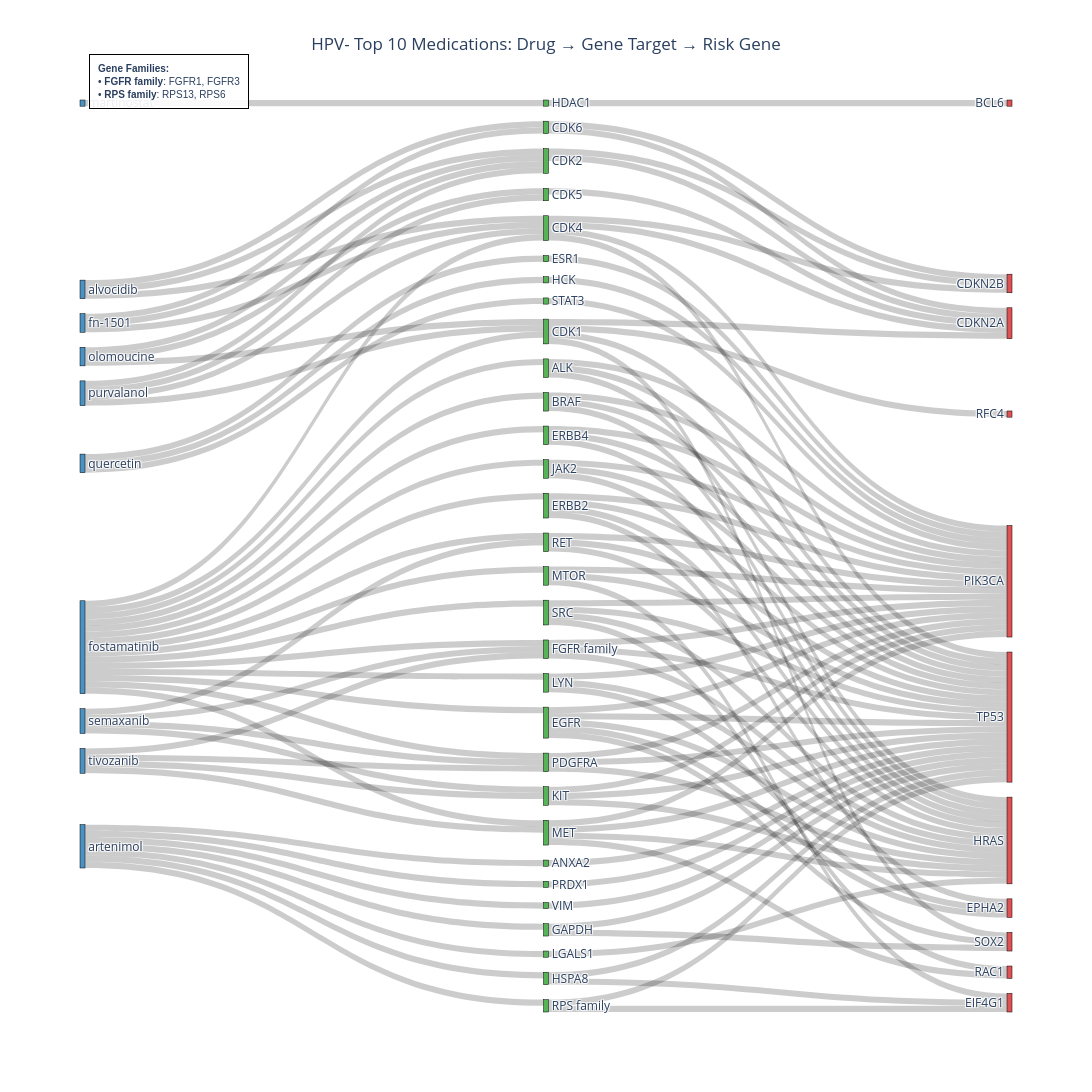
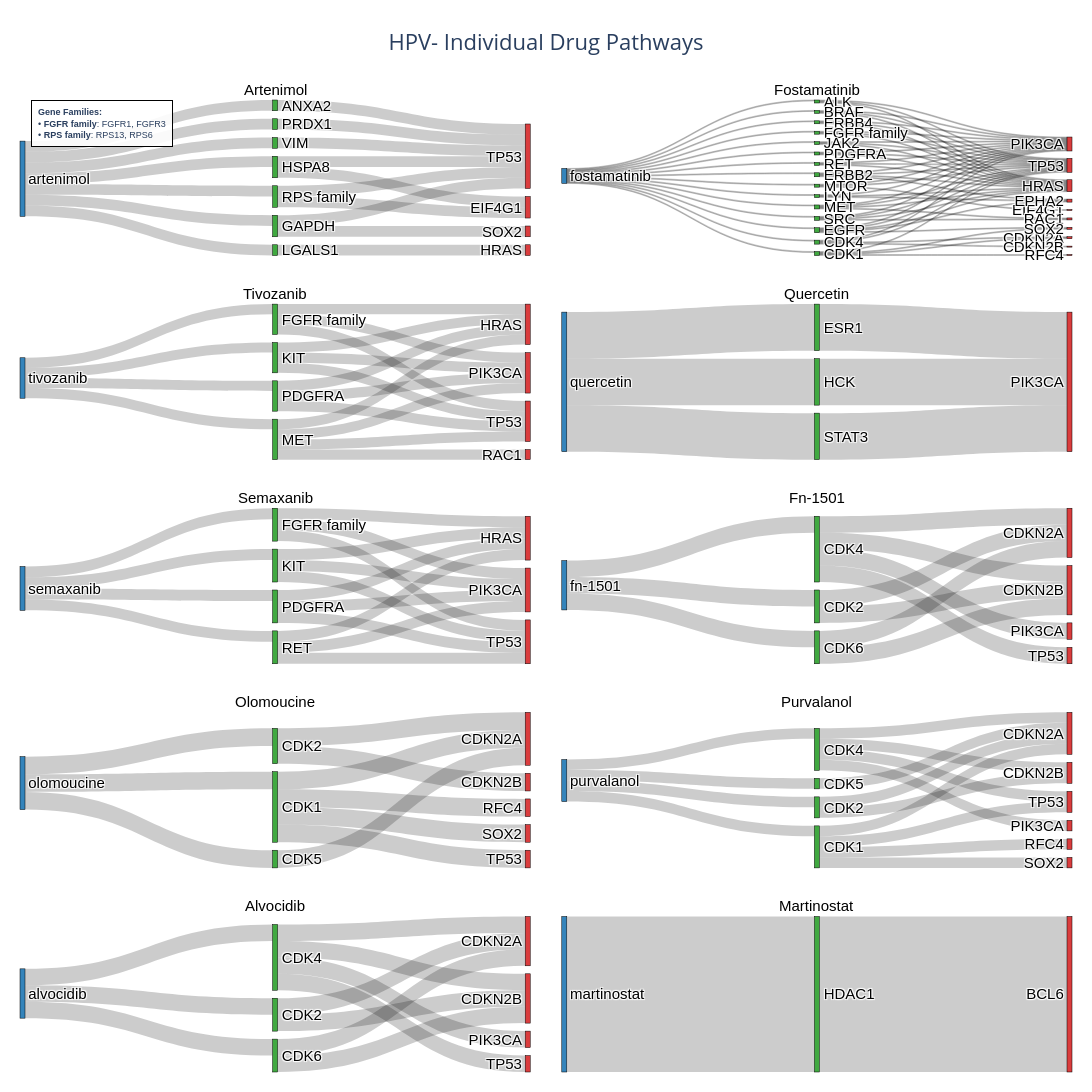

The notebook cell these images were saved under, in order:
### Markdown cell above
### HPV- Top 10 with Required Drugs

### Code cell
# HPV- cohort: Top 10 drugs, ensure artenimol and fostamatinib are included
results_hpv_neg = create_sankey_diagrams(
    cohort='HPV-',
    top_n=10,
    required_drugs=['artenimol', 'fostamatinib'],
    show_combined=True,
    show_individual=True,
    article_threshold=0
)

### Figure 1 — Plotly figure (JSON) as saved in the notebook; plotly's stock layout.template omitted (floating-point values rounded to 4 significant figures)
{"data": [{"link": {"color": "rgba(0, 0, 0, 0.2)", "source": [42, 31, 42, 25, 42, 40, 42, 22, 22, 42, 18, 18, 42, 35, 35, 42, 1, 44, 27, 27, 27, 27, 44, 17, 17, 17, 44, 0, 0, 0, 44, 15, 15, 15, 44, 4, 4, 4, 19, 44, 6, 6, 44, 14, 14, 14, 14, 44, 23, 23, 23, 44, 28, 28, 28, 44, 26, 26, 26, 44, 3, 3, 3, 44, 11, 11, 11, 11, 11, 44, 29, 29, 29, 44, 33, 33, 33, 24, 24, 24, 44, 37, 37, 37, 37, 50, 50, 50, 50, 48, 48, 16, 48, 38, 49, 49, 49, 49, 43, 5, 5, 43, 6, 6, 43, 8, 8, 46, 46, 7, 46, 4, 47, 47, 47, 47, 41, 41, 41, 45, 20], "target": [31, 39, 25, 21, 40, 39, 22, 39, 12, 18, 36, 39, 35, 39, 12, 1, 39, 27, 21, 39, 32, 30, 17, 21, 39, 30, 0, 21, 39, 30, 15, 21, 39, 30, 4, 36, 34, 39, 30, 6, 39, 30, 14, 21, 39, 13, 30, 23, 21, 39, 30, 28, 39, 12, 30, 26, 21, 13, 30, 3, 21, 39, 30, 11, 36, 21, 39, 13, 30, 29, 21, 39, 30, 33, 21, 39, 30, 21, 39, 30, 37, 21, 39, 32, 30, 27, 17, 29, 24, 19, 16, 30, 38, 30, 33, 17, 29, 24, 5, 9, 10, 6, 9, 10, 8, 9, 10, 5, 7, 9, 4, 9, 5, 7, 6, 4, 5, 6, 8, 20, 2], "value": [1, 1, 1, 1, 1, 1, 1, 1, 1, 1, 1, 1, 1, 1, 1, 1, 1, 1, 1, 1, 1, 1, 1, 1, 1, 1, 1, 1, 1, 1, 1, 1, 1, 1, 1, 1, 1, 1, 1, 1, 1, 1, 1, 1, 1, 1, 1, 1, 1, 1, 1, 1, 1, 1, 1, 1, 1, 1, 1, 1, 1, 1, 1, 1, 1, 1, 1, 1, 1, 1, 1, 1, 1, 1, 1, 1, 1, 1, 1, 1, 1, 1, 1, 1, 1, 1, 1, 1, 1, 1, 1, 1, 1, 1, 1, 1, 1, 1, 1, 1, 1, 1, 1, 1, 1, 1, 1, 1, 1, 1, 1, 1, 1, 1, 1, 1, 1, 1, 1, 1, 1]}, "node": {"color": ["rgba(44, 160, 44, 0.8)", "rgba(44, 160, 44, 0.8)", "rgba(214, 39, 40, 0.8)", "rgba(44, 160, 44, 0.8)", "rgba(44, 160, 44, 0.8)", "rgba(44, 160, 44, 0.8)", "rgba(44, 160, 44, 0.8)", "rgba(44, 160, 44, 0.8)", "rgba(44, 160, 44, 0.8)", "rgba(214, 39, 40, 0.8)", "rgba(214, 39, 40, 0.8)", "rgba(44, 160, 44, 0.8)", "rgba(214, 39, 40, 0.8)", "rgba(214, 39, 40, 0.8)", "rgba(44, 160, 44, 0.8)", "rgba(44, 160, 44, 0.8)", "rgba(44, 160, 44, 0.8)", "rgba(44, 160, 44, 0.8)", "rgba(44, 160, 44, 0.8)", "rgba(44, 160, 44, 0.8)", "rgba(44, 160, 44, 0.8)", "rgba(214, 39, 40, 0.8)", "rgba(44, 160, 44, 0.8)", "rgba(44, 160, 44, 0.8)", "rgba(44, 160, 44, 0.8)", "rgba(44, 160, 44, 0.8)", "rgba(44, 160, 44, 0.8)", "rgba(44, 160, 44, 0.8)", "rgba(44, 160, 44, 0.8)", "rgba(44, 160, 44, 0.8)", "rgba(214, 39, 40, 0.8)", "rgba(44, 160, 44, 0.8)", "rgba(214, 39, 40, 0.8)", "rgba(44, 160, 44, 0.8)", "rgba(214, 39, 40, 0.8)", "rgba(44, 160, 44, 0.8)", "rgba(214, 39, 40, 0.8)", "rgba(44, 160, 44, 0.8)", "rgba(44, 160, 44, 0.8)", "rgba(214, 39, 40, 0.8)", "rgba(44, 160, 44, 0.8)", "rgba(31, 119, 180, 0.8)", "rgba(31, 119, 180, 0.8)", "rgba(31, 119, 180, 0.8)", "rgba(31, 119, 180, 0.8)", "rgba(31, 119, 180, 0.8)", "rgba(31, 119, 180, 0.8)", "rgba(31, 119, 180, 0.8)", "rgba(31, 119, 180, 0.8)", "rgba(31, 119, 180, 0.8)", "rgba(31, 119, 180, 0.8)"], "label": ["ALK", "ANXA2", "BCL6", "BRAF", "CDK1", "CDK2", "CDK4", "CDK5", "CDK6", "CDKN2A", "CDKN2B", "EGFR", "EIF4G1", "EPHA2", "ERBB2", "ERBB4", "ESR1", "FGFR family", "GAPDH", "HCK", "HDAC1", "HRAS", "HSPA8", "JAK2", "KIT", "LGALS1", "LYN", "MET", "MTOR", "PDGFRA", "PIK3CA", "PRDX1", "RAC1", "RET", "RFC4", "RPS family", "SOX2", "SRC", "STAT3", "TP53", "VIM", "alvocidib", "artenimol", "fn-1501", "fostamatinib", "martinostat", "olomoucine", "purvalanol", "quercetin", "semaxanib", "tivozanib"], "line": {"color": "black", "width": 0.5}, "pad": 15, "thickness": 5, "x": [0.5, 0.5, 0.999, 0.5, 0.5, 0.5, 0.5, 0.5, 0.5, 0.999, 0.999, 0.5, 0.999, 0.999, 0.5, 0.5, 0.5, 0.5, 0.5, 0.5, 0.5, 0.999, 0.5, 0.5, 0.5, 0.5, 0.5, 0.5, 0.5, 0.5, 0.999, 0.5, 0.999, 0.5, 0.999, 0.5, 0.999, 0.5, 0.5, 0.999, 0.5, 0.001, 0.001, 0.001, 0.001, 0.001, 0.001, 0.001, 0.001, 0.001, 0.001]}, "type": "sankey"}], "layout": {"annotations": [{"align": "left", "bgcolor": "rgba(255, 255, 255, 0.9)", "bordercolor": "black", "borderpad": 8, "borderwidth": 1, "font": {"family": "Arial", "size": 10}, "showarrow": false, "text": "<b>Gene Families:</b><br>• <b>FGFR family</b>: FGFR1, FGFR3<br>• <b>RPS family</b>: RPS13, RPS6", "x": 0.01, "xanchor": "left", "xref": "paper", "y": 1.05, "yanchor": "top", "yref": "paper"}], "font": {"size": 12}, "height": 1400, "title": {"text": "HPV- Top 10 Medications: Drug → Gene Target → Risk Gene", "x": 0.5, "xanchor": "center"}, "width": 2400}}

### Figure 2 — Plotly figure (JSON) as saved in the notebook; plotly's stock layout.template omitted (floating-point values rounded to 4 significant figures)
{"data": [{"arrangement": "snap", "domain": {"x": [0, 0.485], "y": [0.84, 1]}, "link": {"color": "rgba(0, 0, 0, 0.2)", "source": [0, 0, 0, 0, 0, 0, 0, 5, 4, 7, 3, 3, 2, 2, 6, 6, 1], "target": [5, 4, 7, 3, 2, 6, 1, 11, 9, 11, 11, 8, 10, 11, 11, 8, 11], "value": [1, 1, 1, 1, 1, 1, 1, 1, 1, 1, 1, 1, 1, 1, 1, 1, 1]}, "node": {"color": ["rgba(31, 119, 180, 0.9)", "rgba(44, 160, 44, 0.9)", "rgba(44, 160, 44, 0.9)", "rgba(44, 160, 44, 0.9)", "rgba(44, 160, 44, 0.9)", "rgba(44, 160, 44, 0.9)", "rgba(44, 160, 44, 0.9)", "rgba(44, 160, 44, 0.9)", "rgba(214, 39, 40, 0.9)", "rgba(214, 39, 40, 0.9)", "rgba(214, 39, 40, 0.9)", "rgba(214, 39, 40, 0.9)"], "label": ["artenimol", "ANXA2", "GAPDH", "HSPA8", "LGALS1", "PRDX1", "RPS family", "VIM", "EIF4G1", "HRAS", "SOX2", "TP53"], "line": {"color": "black", "width": 0.5}, "pad": 8, "thickness": 5}, "textfont": {"color": "black", "family": "Arial", "size": 15}, "type": "sankey", "valueformat": ".0f"}, {"arrangement": "snap", "domain": {"x": [0.515, 1], "y": [0.84, 1]}, "link": {"color": "rgba(0, 0, 0, 0.2)", "source": [0, 0, 0, 0, 0, 0, 0, 0, 0, 0, 0, 0, 0, 0, 0, 11, 11, 11, 11, 8, 8, 8, 1, 1, 1, 7, 7, 7, 3, 3, 3, 4, 4, 6, 6, 6, 6, 9, 9, 9, 12, 12, 12, 10, 10, 10, 2, 2, 2, 5, 5, 5, 5, 5, 13, 13, 13, 14, 14, 14, 15, 15, 15, 15, 4, 4, 3], "target": [11, 8, 1, 7, 3, 4, 6, 9, 12, 10, 2, 5, 13, 14, 15, 20, 25, 22, 21, 20, 25, 21, 20, 25, 21, 20, 25, 21, 24, 23, 25, 25, 21, 20, 25, 19, 21, 20, 25, 21, 25, 18, 21, 20, 19, 21, 20, 25, 21, 24, 20, 25, 19, 21, 20, 25, 21, 20, 25, 21, 20, 25, 22, 21, 16, 17, 16], "value": [1, 1, 1, 1, 1, 1, 1, 1, 1, 1, 1, 1, 1, 1, 1, 1, 1, 1, 1, 1, 1, 1, 1, 1, 1, 1, 1, 1, 1, 1, 1, 1, 1, 1, 1, 1, 1, 1, 1, 1, 1, 1, 1, 1, 1, 1, 1, 1, 1, 1, 1, 1, 1, 1, 1, 1, 1, 1, 1, 1, 1, 1, 1, 1, 1, 1, 1]}, "node": {"color": ["rgba(31, 119, 180, 0.9)", "rgba(44, 160, 44, 0.9)", "rgba(44, 160, 44, 0.9)", "rgba(44, 160, 44, 0.9)", "rgba(44, 160, 44, 0.9)", "rgba(44, 160, 44, 0.9)", "rgba(44, 160, 44, 0.9)", "rgba(44, 160, 44, 0.9)", "rgba(44, 160, 44, 0.9)", "rgba(44, 160, 44, 0.9)", "rgba(44, 160, 44, 0.9)", "rgba(44, 160, 44, 0.9)", "rgba(44, 160, 44, 0.9)", "rgba(44, 160, 44, 0.9)", "rgba(44, 160, 44, 0.9)", "rgba(44, 160, 44, 0.9)", "rgba(214, 39, 40, 0.9)", "rgba(214, 39, 40, 0.9)", "rgba(214, 39, 40, 0.9)", "rgba(214, 39, 40, 0.9)", "rgba(214, 39, 40, 0.9)", "rgba(214, 39, 40, 0.9)", "rgba(214, 39, 40, 0.9)", "rgba(214, 39, 40, 0.9)", "rgba(214, 39, 40, 0.9)", "rgba(214, 39, 40, 0.9)"], "label": ["fostamatinib", "ALK", "BRAF", "CDK1", "CDK4", "EGFR", "ERBB2", "ERBB4", "FGFR family", "JAK2", "LYN", "MET", "MTOR", "PDGFRA", "RET", "SRC", "CDKN2A", "CDKN2B", "EIF4G1", "EPHA2", "HRAS", "PIK3CA", "RAC1", "RFC4", "SOX2", "TP53"], "line": {"color": "black", "width": 0.5}, "pad": 8, "thickness": 5}, "textfont": {"color": "black", "family": "Arial", "size": 15}, "type": "sankey", "valueformat": ".0f"}, {"arrangement": "snap", "domain": {"x": [0, 0.485], "y": [0.63, 0.79]}, "link": {"color": "rgba(0, 0, 0, 0.2)", "source": [0, 0, 0, 0, 3, 3, 3, 3, 1, 1, 1, 4, 4, 4, 2, 2, 2], "target": [3, 1, 4, 2, 5, 8, 7, 6, 5, 8, 6, 5, 8, 6, 5, 8, 6], "value": [1, 1, 1, 1, 1, 1, 1, 1, 1, 1, 1, 1, 1, 1, 1, 1, 1]}, "node": {"color": ["rgba(31, 119, 180, 0.9)", "rgba(44, 160, 44, 0.9)", "rgba(44, 160, 44, 0.9)", "rgba(44, 160, 44, 0.9)", "rgba(44, 160, 44, 0.9)", "rgba(214, 39, 40, 0.9)", "rgba(214, 39, 40, 0.9)", "rgba(214, 39, 40, 0.9)", "rgba(214, 39, 40, 0.9)"], "label": ["tivozanib", "FGFR family", "KIT", "MET", "PDGFRA", "HRAS", "PIK3CA", "RAC1", "TP53"], "line": {"color": "black", "width": 0.5}, "pad": 8, "thickness": 5}, "textfont": {"color": "black", "family": "Arial", "size": 15}, "type": "sankey", "valueformat": ".0f"}, {"arrangement": "snap", "domain": {"x": [0.515, 1], "y": [0.63, 0.79]}, "link": {"color": "rgba(0, 0, 0, 0.2)", "source": [0, 0, 0, 2, 1, 3], "target": [2, 1, 3, 4, 4, 4], "value": [1, 1, 1, 1, 1, 1]}, "node": {"color": ["rgba(31, 119, 180, 0.9)", "rgba(44, 160, 44, 0.9)", "rgba(44, 160, 44, 0.9)", "rgba(44, 160, 44, 0.9)", "rgba(214, 39, 40, 0.9)"], "label": ["quercetin", "ESR1", "HCK", "STAT3", "PIK3CA"], "line": {"color": "black", "width": 0.5}, "pad": 8, "thickness": 5}, "textfont": {"color": "black", "family": "Arial", "size": 15}, "type": "sankey", "valueformat": ".0f"}, {"arrangement": "snap", "domain": {"x": [0, 0.485], "y": [0.42, 0.58]}, "link": {"color": "rgba(0, 0, 0, 0.2)", "source": [0, 0, 0, 0, 1, 1, 1, 3, 3, 3, 4, 4, 4, 2, 2, 2], "target": [4, 1, 3, 2, 5, 7, 6, 5, 7, 6, 5, 7, 6, 5, 7, 6], "value": [1, 1, 1, 1, 1, 1, 1, 1, 1, 1, 1, 1, 1, 1, 1, 1]}, "node": {"color": ["rgba(31, 119, 180, 0.9)", "rgba(44, 160, 44, 0.9)", "rgba(44, 160, 44, 0.9)", "rgba(44, 160, 44, 0.9)", "rgba(44, 160, 44, 0.9)", "rgba(214, 39, 40, 0.9)", "rgba(214, 39, 40, 0.9)", "rgba(214, 39, 40, 0.9)"], "label": ["semaxanib", "FGFR family", "KIT", "PDGFRA", "RET", "HRAS", "PIK3CA", "TP53"], "line": {"color": "black", "width": 0.5}, "pad": 8, "thickness": 5}, "textfont": {"color": "black", "family": "Arial", "size": 15}, "type": "sankey", "valueformat": ".0f"}, {"arrangement": "snap", "domain": {"x": [0.515, 1], "y": [0.42, 0.58]}, "link": {"color": "rgba(0, 0, 0, 0.2)", "source": [0, 0, 0, 2, 2, 1, 1, 2, 2, 3, 3], "target": [1, 2, 3, 7, 6, 4, 5, 4, 5, 4, 5], "value": [1, 1, 1, 1, 1, 1, 1, 1, 1, 1, 1]}, "node": {"color": ["rgba(31, 119, 180, 0.9)", "rgba(44, 160, 44, 0.9)", "rgba(44, 160, 44, 0.9)", "rgba(44, 160, 44, 0.9)", "rgba(214, 39, 40, 0.9)", "rgba(214, 39, 40, 0.9)", "rgba(214, 39, 40, 0.9)", "rgba(214, 39, 40, 0.9)"], "label": ["fn-1501", "CDK2", "CDK4", "CDK6", "CDKN2A", "CDKN2B", "PIK3CA", "TP53"], "line": {"color": "black", "width": 0.5}, "pad": 8, "thickness": 5}, "textfont": {"color": "black", "family": "Arial", "size": 15}, "type": "sankey", "valueformat": ".0f"}, {"arrangement": "snap", "domain": {"x": [0, 0.485], "y": [0.21, 0.37]}, "link": {"color": "rgba(0, 0, 0, 0.2)", "source": [0, 0, 0, 1, 1, 1, 2, 2, 3, 1], "target": [2, 3, 1, 7, 6, 8, 4, 5, 4, 4], "value": [1, 1, 1, 1, 1, 1, 1, 1, 1, 1]}, "node": {"color": ["rgba(31, 119, 180, 0.9)", "rgba(44, 160, 44, 0.9)", "rgba(44, 160, 44, 0.9)", "rgba(44, 160, 44, 0.9)", "rgba(214, 39, 40, 0.9)", "rgba(214, 39, 40, 0.9)", "rgba(214, 39, 40, 0.9)", "rgba(214, 39, 40, 0.9)", "rgba(214, 39, 40, 0.9)"], "label": ["olomoucine", "CDK1", "CDK2", "CDK5", "CDKN2A", "CDKN2B", "RFC4", "SOX2", "TP53"], "line": {"color": "black", "width": 0.5}, "pad": 8, "thickness": 5}, "textfont": {"color": "black", "family": "Arial", "size": 15}, "type": "sankey", "valueformat": ".0f"}, {"arrangement": "snap", "domain": {"x": [0.515, 1], "y": [0.21, 0.37]}, "link": {"color": "rgba(0, 0, 0, 0.2)", "source": [0, 0, 0, 0, 1, 1, 1, 3, 3, 2, 2, 3, 3, 4, 1], "target": [2, 4, 3, 1, 9, 8, 10, 10, 7, 5, 6, 5, 6, 5, 5], "value": [1, 1, 1, 1, 1, 1, 1, 1, 1, 1, 1, 1, 1, 1, 1]}, "node": {"color": ["rgba(31, 119, 180, 0.9)", "rgba(44, 160, 44, 0.9)", "rgba(44, 160, 44, 0.9)", "rgba(44, 160, 44, 0.9)", "rgba(44, 160, 44, 0.9)", "rgba(214, 39, 40, 0.9)", "rgba(214, 39, 40, 0.9)", "rgba(214, 39, 40, 0.9)", "rgba(214, 39, 40, 0.9)", "rgba(214, 39, 40, 0.9)", "rgba(214, 39, 40, 0.9)"], "label": ["purvalanol", "CDK1", "CDK2", "CDK4", "CDK5", "CDKN2A", "CDKN2B", "PIK3CA", "RFC4", "SOX2", "TP53"], "line": {"color": "black", "width": 0.5}, "pad": 8, "thickness": 5}, "textfont": {"color": "black", "family": "Arial", "size": 15}, "type": "sankey", "valueformat": ".0f"}, {"arrangement": "snap", "domain": {"x": [0, 0.485], "y": [0, 0.16]}, "link": {"color": "rgba(0, 0, 0, 0.2)", "source": [0, 0, 0, 2, 2, 1, 1, 2, 2, 3, 3], "target": [1, 2, 3, 7, 6, 4, 5, 4, 5, 4, 5], "value": [1, 1, 1, 1, 1, 1, 1, 1, 1, 1, 1]}, "node": {"color": ["rgba(31, 119, 180, 0.9)", "rgba(44, 160, 44, 0.9)", "rgba(44, 160, 44, 0.9)", "rgba(44, 160, 44, 0.9)", "rgba(214, 39, 40, 0.9)", "rgba(214, 39, 40, 0.9)", "rgba(214, 39, 40, 0.9)", "rgba(214, 39, 40, 0.9)"], "label": ["alvocidib", "CDK2", "CDK4", "CDK6", "CDKN2A", "CDKN2B", "PIK3CA", "TP53"], "line": {"color": "black", "width": 0.5}, "pad": 8, "thickness": 5}, "textfont": {"color": "black", "family": "Arial", "size": 15}, "type": "sankey", "valueformat": ".0f"}, {"arrangement": "snap", "domain": {"x": [0.515, 1], "y": [0, 0.16]}, "link": {"color": "rgba(0, 0, 0, 0.2)", "source": [0, 1], "target": [1, 2], "value": [1, 1]}, "node": {"color": ["rgba(31, 119, 180, 0.9)", "rgba(44, 160, 44, 0.9)", "rgba(214, 39, 40, 0.9)"], "label": ["martinostat", "HDAC1", "BCL6"], "line": {"color": "black", "width": 0.5}, "pad": 8, "thickness": 5}, "textfont": {"color": "black", "family": "Arial", "size": 15}, "type": "sankey", "valueformat": ".0f"}], "layout": {"annotations": [{"font": {"color": "black", "family": "Arial", "size": 15}, "showarrow": false, "text": "Artenimol", "x": 0.2425, "xanchor": "center", "xref": "paper", "y": 1, "yanchor": "bottom", "yref": "paper"}, {"font": {"color": "black", "family": "Arial", "size": 15}, "showarrow": false, "text": "Fostamatinib", "x": 0.7575, "xanchor": "center", "xref": "paper", "y": 1, "yanchor": "bottom", "yref": "paper"}, {"font": {"color": "black", "family": "Arial", "size": 15}, "showarrow": false, "text": "Tivozanib", "x": 0.2425, "xanchor": "center", "xref": "paper", "y": 0.79, "yanchor": "bottom", "yref": "paper"}, {"font": {"color": "black", "family": "Arial", "size": 15}, "showarrow": false, "text": "Quercetin", "x": 0.7575, "xanchor": "center", "xref": "paper", "y": 0.79, "yanchor": "bottom", "yref": "paper"}, {"font": {"color": "black", "family": "Arial", "size": 15}, "showarrow": false, "text": "Semaxanib", "x": 0.2425, "xanchor": "center", "xref": "paper", "y": 0.58, "yanchor": "bottom", "yref": "paper"}, {"font": {"color": "black", "family": "Arial", "size": 15}, "showarrow": false, "text": "Fn-1501", "x": 0.7575, "xanchor": "center", "xref": "paper", "y": 0.58, "yanchor": "bottom", "yref": "paper"}, {"font": {"color": "black", "family": "Arial", "size": 15}, "showarrow": false, "text": "Olomoucine", "x": 0.2425, "xanchor": "center", "xref": "paper", "y": 0.37, "yanchor": "bottom", "yref": "paper"}, {"font": {"color": "black", "family": "Arial", "size": 15}, "showarrow": false, "text": "Purvalanol", "x": 0.7575, "xanchor": "center", "xref": "paper", "y": 0.37, "yanchor": "bottom", "yref": "paper"}, {"font": {"color": "black", "family": "Arial", "size": 15}, "showarrow": false, "text": "Alvocidib", "x": 0.2425, "xanchor": "center", "xref": "paper", "y": 0.16, "yanchor": "bottom", "yref": "paper"}, {"font": {"color": "black", "family": "Arial", "size": 15}, "showarrow": false, "text": "Martinostat", "x": 0.7575, "xanchor": "center", "xref": "paper", "y": 0.16, "yanchor": "bottom", "yref": "paper"}, {"align": "left", "bgcolor": "rgba(255, 255, 255, 0.9)", "bordercolor": "black", "borderpad": 6, "borderwidth": 1, "font": {"family": "Arial", "size": 9}, "showarrow": false, "text": "<b>Gene Families:</b><br>• <b>FGFR family</b>: FGFR1, FGFR3<br>• <b>RPS family</b>: RPS13, RPS6", "x": 0.01, "xanchor": "left", "xref": "paper", "y": 1, "yanchor": "top", "yref": "paper"}], "font": {"size": 14}, "height": 2200, "margin": {"b": 20, "l": 20, "r": 20, "t": 100}, "showlegend": false, "title": {"font": {"size": 22}, "text": "HPV- Individual Drug Pathways<br>", "x": 0.5, "xanchor": "center"}, "width": 2000}}
